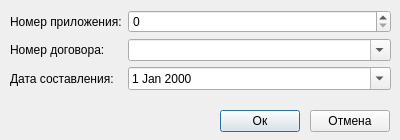
<?xml version="1.0" encoding="UTF-8"?>
<ui version="4.0">
 <class>addSpecification</class>
 <widget class="QDialog" name="addSpecification">
  <property name="geometry">
   <rect>
    <x>0</x>
    <y>0</y>
    <width>400</width>
    <height>140</height>
   </rect>
  </property>
  <property name="windowTitle">
   <string>Спецификация</string>
  </property>
  <widget class="QWidget" name="formLayoutWidget">
   <property name="geometry">
    <rect>
     <x>10</x>
     <y>10</y>
     <width>381</width>
     <height>88</height>
    </rect>
   </property>
   <layout class="QFormLayout" name="formLayout">
    <item row="1" column="0">
     <widget class="QLabel" name="label">
      <property name="text">
       <string>Номер договора:</string>
      </property>
     </widget>
    </item>
    <item row="1" column="1">
     <widget class="QComboBox" name="combo_Contract">
      <property name="editable">
       <bool>true</bool>
      </property>
      <property name="insertPolicy">
       <enum>QComboBox::NoInsert</enum>
      </property>
     </widget>
    </item>
    <item row="2" column="0">
     <widget class="QLabel" name="label_3">
      <property name="text">
       <string>Дата составления:</string>
      </property>
     </widget>
    </item>
    <item row="2" column="1">
     <widget class="QDateEdit" name="dateEdit">
      <property name="calendarPopup">
       <bool>true</bool>
      </property>
     </widget>
    </item>
    <item row="0" column="0">
     <widget class="QLabel" name="label_2">
      <property name="text">
       <string>Номер приложения:</string>
      </property>
     </widget>
    </item>
    <item row="0" column="1">
     <widget class="QSpinBox" name="spin_App"/>
    </item>
   </layout>
  </widget>
  <widget class="QPushButton" name="push_Ok">
   <property name="geometry">
    <rect>
     <x>220</x>
     <y>110</y>
     <width>80</width>
     <height>22</height>
    </rect>
   </property>
   <property name="text">
    <string>Ок</string>
   </property>
  </widget>
  <widget class="QPushButton" name="push_Cancel">
   <property name="geometry">
    <rect>
     <x>310</x>
     <y>110</y>
     <width>80</width>
     <height>22</height>
    </rect>
   </property>
   <property name="text">
    <string>Отмена</string>
   </property>
  </widget>
 </widget>
 <resources/>
 <connections/>
</ui>
